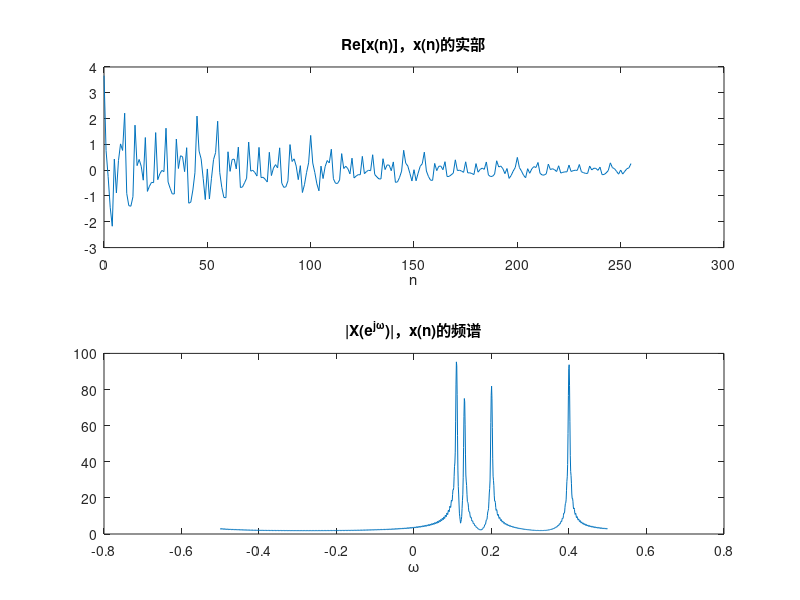

Here is the MATLAB script that generated this plot: (Note: this script raises an error after producing the figure.)
%% 尝试老师在会议中运行的代码
clear, clc
close all
rng(20);

w0 = 2*pi*[0.11, 0.13, 0.2, 0.4];
sgm0 = 0.01*ones(size(w0));
A0 = rand(size(w0))+0.1;

N = 128*2;
n = 0:N-1;
wn = 0;
xn = A0*exp((1i*w0(:)-sgm0(:))*n);
xn = xn + wn*randn(size(xn)); % 带衰减的采样信号x(n)

Nf = 2^(nextpow2(N)+2);
Xw = fftshift(fft(xn, Nf));
ff = -0.5:1/Nf:0.5-1/Nf;

figure
subplot(2,1,1)
plot(n, real(xn))
xlabel('n')
title('Re[x(n)]，x(n)的实部')

subplot(2,1,2)
plot(ff, abs(Xw))
xlabel('\omega')
title('|X(e^j^\omega)|，x(n)的频谱')

%% 带上估计信号x_r(n)，算损失函数
clear, clc
close all

w0 = 2*pi*[0.11, 0.14, 0.2, 0.4]; % w0为1*4的向量，4=采样信号的求和个数p
sgm0 = 0.01*ones(size(w0));
A0 = rand(size(w0))+0.1; % A0为随机生成的幅度，但要保证≥0.1

N = 128*2;
n = 0:N-1;
wn = 0;
xn = A0*exp((1i*w0(:)-sgm0(:))*n);
xn = xn + wn*randn(size(xn)); % 采样信号x(n)，是一个带衰减的复指数信号
% A0维度1*4，w0和sgm0展成4*1的列向量，n的维度1*256，矩阵乘法得到x(n)维度1*256
% 实现的是x(n)=Σ(k=1~4)x(A_k, sgm_k, w_k)

theta0 = [w0; sgm0; A0]; % 选择一个中心点θ*
% θ*是维度为3*4的参数向量，行数3=参数的个数；列数4=估计信号的求和数量p*
% ↓↓↓在以下修改方向向量δ和η的值↓↓↓
% delta = randn(size(theta0)); % 随机的方向向量δ
delta = [0.2; 0.1; 0.3]; % δ和η是3*1的向量
% eta = randn(size(theta0)); % 随机的方向向量η
eta = [0.5; -0.2; 0.4];
% ↑↑↑在以上修改方向向量δ和η的值↑↑↑
alpha = -1:0.01:1;
beta = alpha;
E = zeros(length(alpha),length(beta));
for k1 = 1:length(alpha)
    for k2 = 1:length(beta)
        theta_v = theta0+alpha(k1)*delta+beta(k2)*eta; % 加权平均得到参数θ(α,β)
        xrn = sig_gen_2D(theta_v,n); % 根据θ(α,β)产生的信号，即估计信号
        E(k1,k2) = norm(xn(:)-xrn(:),2); % 二维损失函数，为2-范数
    end
end

figure % 绘制网格图
% subplot(1,2,1)
mesh(beta,alpha,E)
xlabel('\beta')
ylabel('\alpha')
title('损失函数网格图')
figure % 绘制等高线图
% subplot(1,2,2)
contour(alpha,beta,E)
xlabel('\beta')
ylabel('\alpha')
title('损失函数等高线图')

%% 用循环来算求和Σ
clear, clc
close all

w0 = 2*pi*[0.1, 0.2, 0.3, 0.4]; % 此时p = 4
sgm0 = 0.01*ones(size(w0));
A0 = rand(size(w0))+0.1; % A0为随机生成的幅度，但要保证≥0.1

N = 128*2;
n = 0:N-1;
xn = 0;
for i = 1:4
    xx = A0(i)*exp((1i*w0(i)-sgm0(i))*n);
    xn = xn+xx;
end
% 采样信号x(n)，是一个带衰减的复指数信号

theta0 = [w0; sgm0; A0]; % 选择一个中心点θ*，这个θ*也是参数向量
% ↓↓↓在以下修改方向向量δ和η的值↓↓↓
delta = [1; -0.01; 0.5];
eta = [0; -0.05; 0.02];
% ↑↑↑在以上修改方向向量δ和η的值↑↑↑
alpha = -1:0.01:1;
beta = alpha;
E = zeros(length(alpha),length(beta));
for k1 = 1:length(alpha)
    for k2 = 1:length(beta)
        theta_v = theta0+alpha(k1)*delta+beta(k2)*eta; % 加权平均得到参数向量θ(α,β)
        xrn = sig_gen_2D(theta_v,n); % 根据θ(α,β)产生的信号，即估计信号
        E(k1,k2) = norm(xn(:)-xrn(:),2); % 二维损失函数，为2-范数
    end
end

figure % 绘制网格图
% subplot(1,2,1)
mesh(beta,alpha,E)
xlabel('\beta')
ylabel('\alpha')
title('损失函数网格图')
figure % 绘制等高线图
% subplot(1,2,2)
contour(alpha,beta,E)
xlabel('\beta')
ylabel('\alpha')
title('损失函数等高线图')


